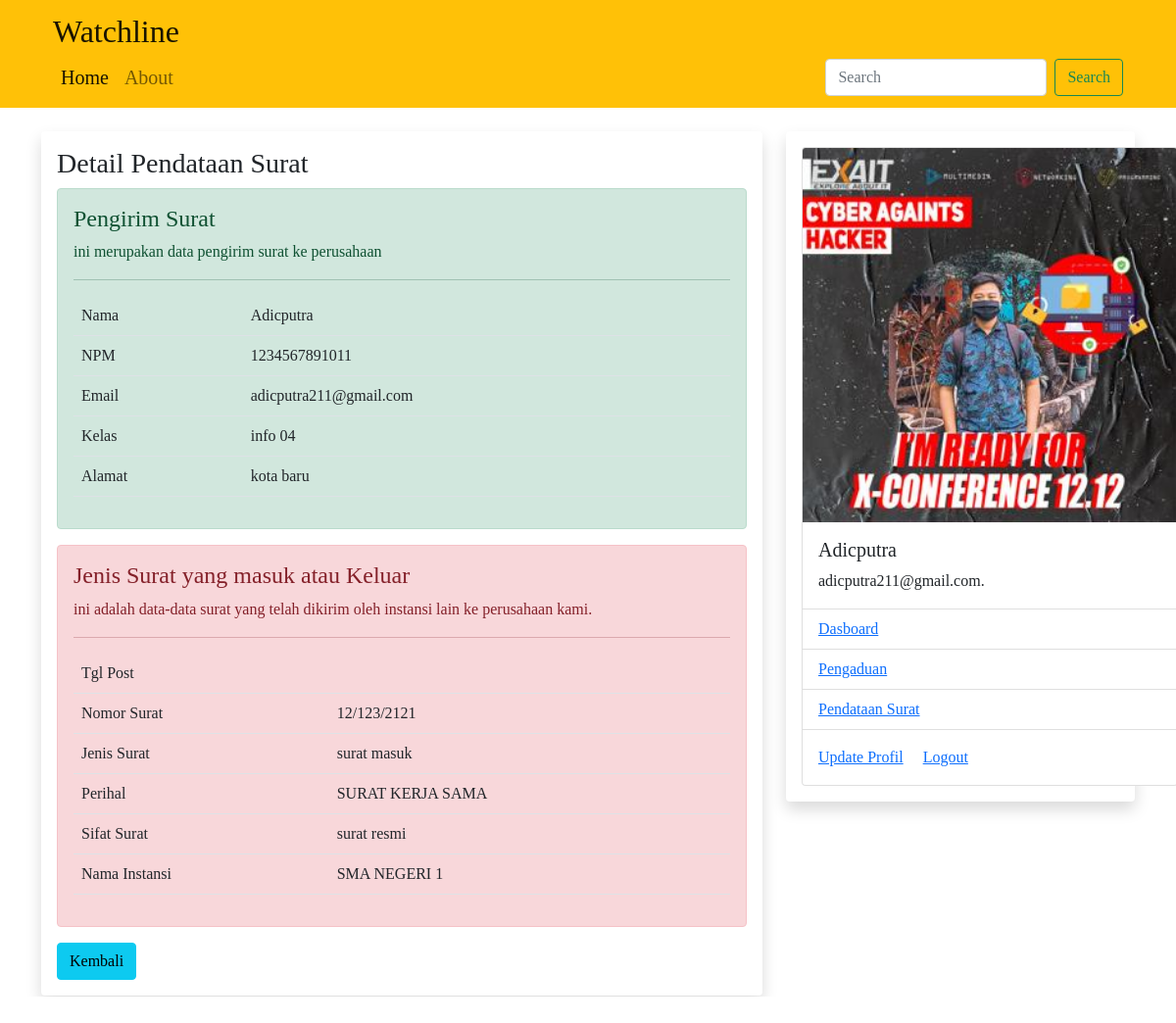
Page /pendataansurat/3/detail (signed in) on the committed database.
### sim/models.py (models this page shows, shortened)
class Tmahasiswa(db.Model, UserMixin):
    id = db.Column(db.Integer, primary_key=True)
    npm = db.Column(db.String(15), unique=True, nullable=False)
    nama = db.Column(db.String(100), nullable=False)
    email = db.Column(db.String(120), unique=True, nullable=False)
    password = db.Column(db.String(80), nullable=False)
    kelas = db.Column(db.String(20), nullable=False)
    alamat = db.Column(db.String(100), nullable=False)
    foto = db.Column(db.String(30), nullable=False, default='default.jpg')
    pengaduans = db.relationship('Tpengaduan', backref='mahasiswa')
    pendataans = db.relationship('Tpendataansurat', backref='pmahasiswa')

class Tpendataansurat(db.Model):
    id = db.Column(db.Integer, primary_key=True)
    nomor_surat = db.Column(db.String(100), nullable=False)
    jenis_surat = db.Column(db.String(50), nullable=False)
    perihal = db.Column(db.String(100), nullable=False)
    sifat_surat= db.Column(db.String(20), nullable=False)
    nama_instansi = db.Column(db.String(20), nullable=False)
    tgl_surat = db.Column(db.DateTime, nullable=False, default=datetime.utcnow)
    mahasiswaid = db.Column(db.Integer, db.ForeignKey('tmahasiswa.id'))

### sim/mahasiswa/routes.py (the view)
@rmahasiswa.route("/pendataansurat/<int:ed_id>/detail", methods=['GET', 'POST'])
@login_required
def detail_surat(ed_id):
    dt_pendataansurat=Tpendataansurat.query.get_or_404(ed_id)
    return render_template('detail_surat.html', dt_pendataansurat=dt_pendataansurat)

### sim/models.py (called while the page is built)
@login_manager.user_loader
def load_user(mahasiswa_id):
    return Tmahasiswa.query.get(int(mahasiswa_id))

### sim/templates/detail_surat.html
{% extends "base.html" %}
{% block konten%}
<h3>Detail Pendataan Surat</h3>
<div class="alert alert-success" role="alert">
    <h4 class="alert-heading">Pengirim Surat</h4>
    <p>ini merupakan data pengirim surat ke perusahaan</p>
    <hr>
    <table class="table table-hover">
        <tr>
            <td>Nama</td>
            <td>{{dt_pendataansurat.pmahasiswa.nama}}</td>
        </tr>
        <tr>
            <td>NPM</td>
            <td>{{dt_pendataansurat.pmahasiswa.npm}}</td>
        </tr>
        <tr>
            <td>Email</td>
            <td>{{dt_pendataansurat.pmahasiswa.email}}</td>
        </tr>
        <tr>
            <td>Kelas</td>
            <td>{{dt_pendataansurat.pmahasiswa.kelas}}</td>
        </tr>
        <tr>
            <td>Alamat</td>
            <td>{{dt_pendataansurat.pmahasiswa.alamat}}</td>
        </tr>
    </table>
</div>
<div class="alert alert-danger" role="alert">
    <h4 class="alert-heading">Jenis Surat yang masuk atau Keluar</h4>
    <p>ini adalah data-data surat yang telah dikirim oleh instansi lain ke perusahaan kami.</p>
    <hr>
    <table class="table table-hover">
        <tr>
            <td>Tgl Post</td>
            <td>{{dt_pendataansurat.tgl_post}}</td>
        </tr>
        <tr>
            <td>Nomor Surat</td>
            <td>{{dt_pendataansurat.nomor_surat}}</td>
        </tr>
        <tr>
            <td>Jenis Surat</td>
            <td>{{dt_pendataansurat.jenis_surat}}</td>
        </tr>
        <tr>
            <td>Perihal</td>
            <td>{{dt_pendataansurat.perihal}}</td>
        </tr>
        <tr>
            <td>Sifat Surat</td>
            <td>{{dt_pendataansurat.sifat_surat}}</td>
        </tr>
        <tr>
            <td>Nama Instansi</td>
            <td>{{dt_pendataansurat.nama_instansi}}</td>
        </tr>
    </table>
</div>
<a class="btn btn-info" href="{{url_for('rmahasiswa.pendataansurat')}}">Kembali</a>
{% endblock %}

### sim/templates/base.html (shortened to what this page needs)
<!DOCTYPE html>
<html lang="en">
<head>
    <link href="{{ url_for ('static', filename='css/bootstrap.min.css')}}" rel="stylesheet"
>
    <link rel="stylesheet" type="text/css" href="{{ url_for ('static', filename='css/style.css')}}">
</head>
<body>
    <nav class="navbar navbar-expand-lg navbar-light bg-warning">
        <div class="container">
            <div class="container-fluid">
                <a class="navbar-brand fs-2" href="#">Watchline</a>
                <div class="collapse navbar-collapse" id="navbarScroll">
                    <ul class="navbar-nav me-auto my-2 my-lg-0 navbar-nav-scroll" style="--bs-scroll-height: 100px;">
                        <li class="nav-item fs-5">
                            <a class="nav-link active" aria-current="page"
                                href="{{url_for('rmahasiswa.home')}}">Home</a>
                        </li>
                        <li class="nav-item fs-5">
                            <a class="nav-link" href="{{url_for('rmahasiswa.about')}}">About</a>
                        </li>
                    </ul>
                    <form class="d-flex">
                        <input class="form-control me-2" type="search" placeholder="Search" aria-label="Search">
                        <button class="btn btn-outline-success" type="submit">Search</button>
                    </form>
                </div>
            </div>
    </nav>
    <div class="container mt-4">
        <div class="row">
            <div class="col-md-8">
                <div class="shadow p-3 mb-5 bg-white rounded">
                    {%block konten%}
                    {%endblock%}
                </div>
            </div>
            <div class="col-md-4">
                <div class="shadow p-3 mb-5 bg-white rounded">
                    {% if current_user.is_authenticated %}
                    <div class="card" style="width: 24rem;">
                        <img src="{{url_for('static', filename='foto/' + current_user.foto)}}" class="card-img-top"
                            alt="...">
                        <div class="card-body">
                            <h5 class="card-title">{{current_user.nama}}</h5>
                            <p class="card-text">{{current_user.email}}.</p>
                        </div>
                        <ul class="list-group list-group-flush">
                            <li class="list-group-item"><a href="{{url_for('rmahasiswa.akunmahasiswa')}}">Dasboard</a>
                            </li>
                            <li class="list-group-item"><a href="{{url_for('rmahasiswa.pengaduan')}}">Pengaduan</a></li>
                            <li class="list-group-item"><a href="{{url_for('rmahasiswa.pendataansurat')}}">Pendataan
                                    Surat</a>
                            </li>
                        </ul>
                        <div class="card-body">
                            <a href="{{url_for('rmahasiswa.edit_mahasiswa')}}" class="card-link">Update Profil</a>
                            <a href="{{url_for('rmahasiswa.logout_mahasiswa')}}" class="card-link">Logout</a>
                        </div>
                    </div>
                    {% else %}
                    <h1>Menu Lain</h1>
                    <li>Data Mahasiswa</li>
                    <li>Data Dosen</li>
                    {% endif %}
                </div>
            </div>
        </div>
    </div>
</body>
</html>

### sim/static/css/style.css (style rules this page uses)
.container { font-family: 'Times New Roman', Times, serif; }

### rows in the picture
Tmahasiswa: pmahasiswa.nama "Adicputra", pmahasiswa.npm "1234567891011", pmahasiswa.email "adicputra211@gmail.com", pmahasiswa.kelas "info 04", pmahasiswa.alamat "kota baru", foto (picture), nama "Adicputra", email "adicputra211@gmail.com"
Tpendataansurat: nomor_surat "12/123/2121", jenis_surat "surat masuk", perihal "SURAT KERJA SAMA", sifat_surat "surat resmi", nama_instansi "SMA NEGERI 1"
